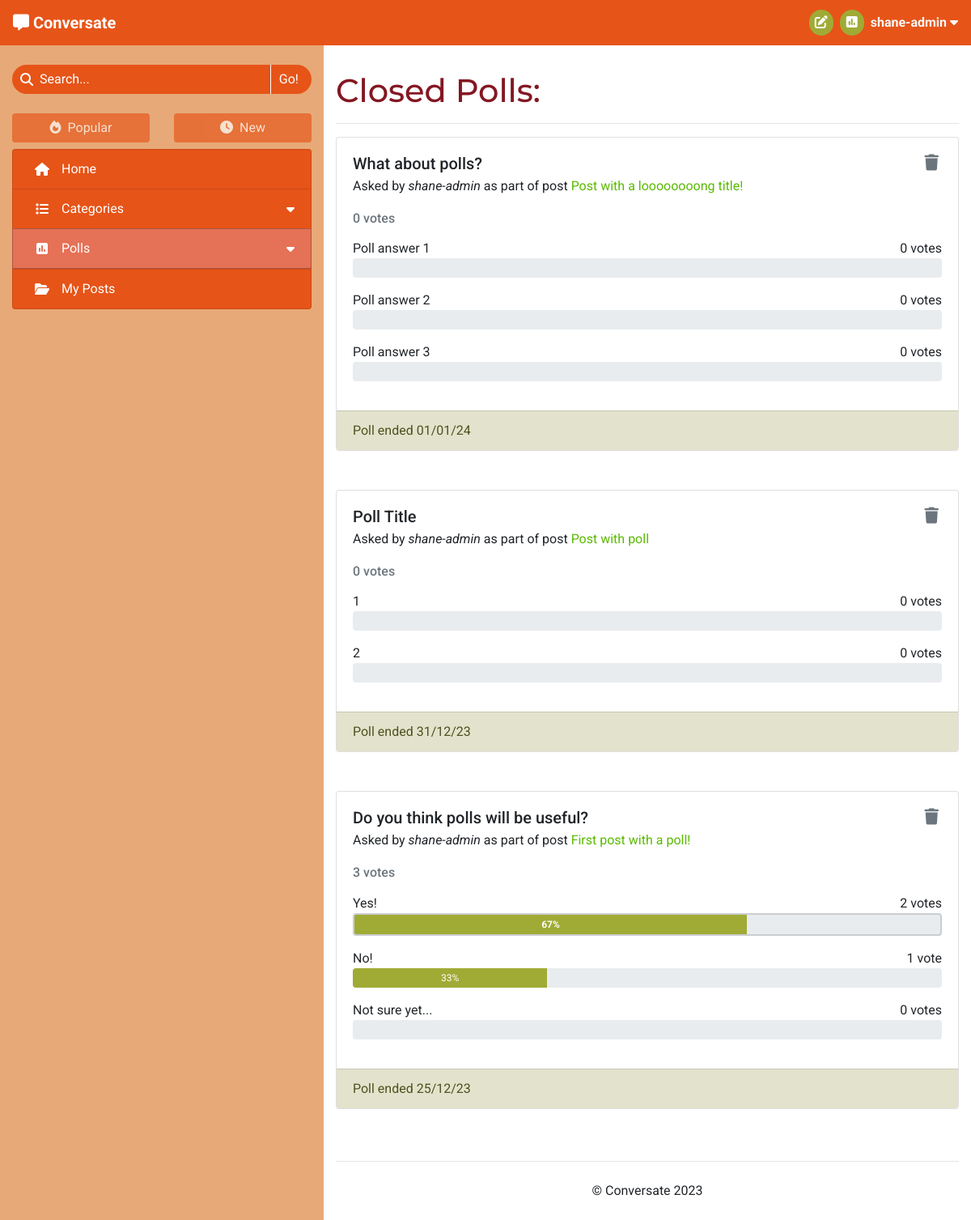
/polls/closed (signed in), run on an earlier commit of the app's database.
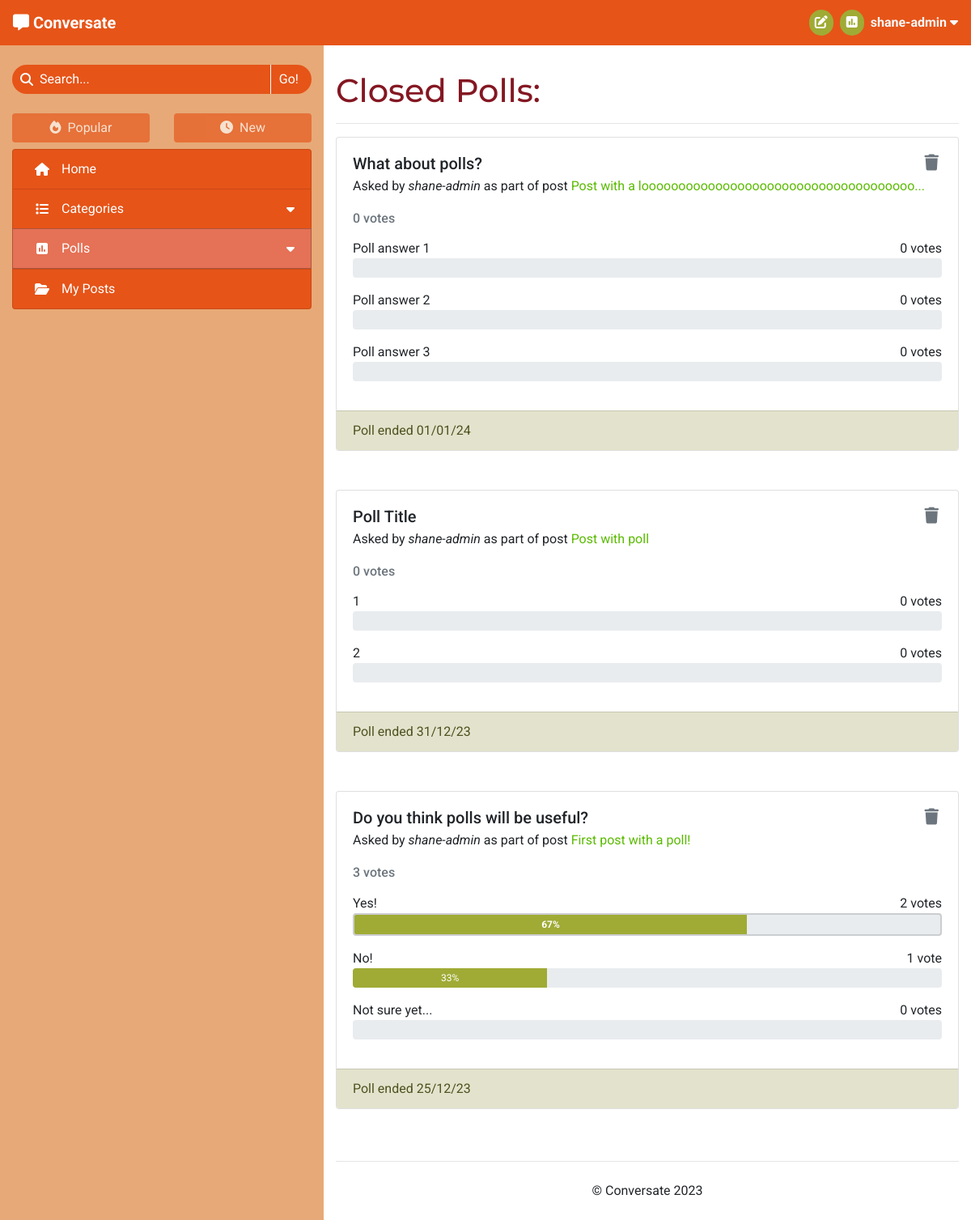
And on a later commit of the database.
### forum/models.py (models this page shows, shortened)
class Poll(models.Model):
    title = models.CharField(max_length=200)
    asked_by = models.ForeignKey(User, on_delete=models.CASCADE)
    due_date = models.DateTimeField()
    post = models.OneToOneField(Post, on_delete=models.CASCADE,
                                related_name='poll', blank=True, null=True)
    class Meta:
        ordering = ['-due_date']
    def number_of_votes(self):
        total_votes = 0
        for answer in self.answers.all():
            total_votes += answer.number_of_votes()
        return total_votes
    def has_expired(self):
        current_time = datetime.now().timestamp()
        end_time = self.due_date.timestamp()
        return current_time > end_time

class Post(models.Model):
    title = models.CharField(max_length=100)
    slug = models.SlugField(max_length=100, unique=True)
    category = models.ForeignKey(Category, on_delete=models.CASCADE,
                                 related_name='tagged_posts')
    image = CloudinaryField('image', blank=True)
    image_position = models.IntegerField(blank=True, null=True)
    posted_by = models.ForeignKey(User, on_delete=models.CASCADE,
                                  related_name='added_posts')
    posted_on = models.DateTimeField(auto_now_add=True)
    content = models.TextField()
    tags = models.CharField(max_length=200, blank=True)
    edited = models.BooleanField(default=False)
    likes = models.ManyToManyField(User, related_name='post_likes', blank=True)
    class Meta:
        ordering = ['-posted_on']
    def title_preview(self):
        if len(self.title) > 50:
            return f'{self.title[:50]}...'
        return self.title

### forum/views.py (the view)
# urls.py: path('polls/<str:poll_type>', views.BrowsePolls.as_view(),
class BrowsePolls(View):
    def get(self, request, poll_type):
        if not request.user.is_authenticated:
            return redirect('/accounts/login')
        poll_type = poll_type.capitalize()
        polls = None
        if poll_type == 'Open':
            polls = Poll.objects.filter(due_date__gt=datetime.now()) \
                        .order_by('due_date')
        elif poll_type == 'Closed':
            polls = Poll.objects.exclude(due_date__gt=datetime.now())
        else:
            polls = Poll.objects.filter(asked_by=request.user)
            poll_type = 'Your'
        context = get_poll_list_context(request, polls)
        context['heading'] = f"{poll_type} Polls"
        context['selected_tab'] = f'Polls/{poll_type}'
        return render(
            request,
            'poll_list.html',
            context,
        )

### forum/core/categories.py (called while the page is built)
def get_top_categories(limit=CATEGORY_COLLAPSIBLE_LIMIT):
    categories = list(Category.objects
                      .annotate(num_posts=Count('tagged_posts'))
                      .filter(num_posts__gt=0)
                      .order_by('-num_posts'))
    num_categories = len(categories)
    category_none = Category.objects.get(slug='none')
    if category_none in categories:
        categories.remove(category_none)
    return {
        'num_categories': num_categories,
        'top_categories': categories[:limit],
        'has_more_categories': (len(categories) > limit)
    }

### forum/core/content.py (called while the page is built)
def get_base_context(request):
    context = get_top_categories()
    context['disable_sort'] = True
    return context

def get_poll_list_context(request, poll_list):
    context = get_base_context(request)
    context['item_list'] = poll_list
    context.update(get_paginated_items(request, poll_list, POLLS_PER_PAGE))
    return context

### forum/models.py (called while the page is built)
    def number_of_posts(self):
        return self.tagged_posts.count()

    def number_of_votes(self):
        return self.votes.count()

### templates/poll_list.html (shortened to what this page needs)
{% extends "base.html" %}
{% load template_tags %}
{% block content %}
<h1>{{ heading }}:</h1>
<hr>
{% if item_list %}
    {% for poll in item_list %}
        <div class="card mb-5">
            <div class="card-body">
                <div class="d-flex justify-content-between mb-2">
                    <h5 class="card-title mb-0">{{ poll.title }}</h5>
                    {% if poll.asked_by == user %}
                        <button class="button-no-style px-1 trigger-delete-poll" type="button"
                            data-url="{% url 'delete_poll' poll.id request.path %}">
                            <h5 class="fa-solid fa-trash mb-0 text-muted"></h5>
                        </button>
                    {% endif %}
                </div>
                <div class="card-subtitle mb-4">Asked by <em>{{ poll.asked_by }}</em>
                    {% if poll.post %}as part of post
                        <a href="{% url 'view_post' poll.post.slug %}">{{ poll.post.title_preview }}</a>
                    {% endif %}
                </div>
                {% poll_status poll.id request.user.id as p_status %}
                {% if p_status == 0 and poll.asked_by != user %}
                    <form method="POST" class="mt-2" action="{% url 'vote_poll' poll.id request.path %}">
                        {% csrf_token %}
                        <ul class="list-group">
                            {% for answer in poll.answers.all %}
                                <li class="list-group-item">
                                    <div class="form-check">
                                        <input class="form-check-input" type="radio" name="poll-vote" id="answer-{{ answer.position }}"
                                            value="{{ answer.position }}" required>
                                        <label class="form-check-label" for="answer-{{ answer.position }}">
                                            {{ answer.body }}
                                        </label>
                                    </div>
                                </li>
                            {% endfor %}
                        </ul>
                        <div class="mt-3">
                            <input type="submit" class="btn" value="Vote">
                            <input type="reset" class="btn" value="Clear">
                        </div>
                    </form>
                {% else %}
                    <h6 class="card-subtitle text-muted mb-3">
                        {% with poll.number_of_votes as vote_num %}
                            <span>{{ vote_num }} vote{% if vote_num != 1 %}s{% endif %}</span>
                        {% endwith %}
                    </h6>
                    {% for answer in poll.answers.all %}
                        <div class="d-flex justify-content-between">
                            <span>{{ answer.body }}</span>
                            {% with answer.number_of_votes as vote_num %}
                                <span>{{ vote_num }} vote{% if vote_num != 1 %}s{% endif %}</span>
                            {% endwith %}
                        </div>
                        <div class="progress mb-3{% if p_status == answer.position %} answer-chosen{% endif %}">
                            {% with answer.vote_percentage as votes %}
                                <div class="progress-bar poll-result" role="progressbar" style="width: 0%;" aria-valuenow="{{ votes }}"
                                    aria-valuemin="0" aria-valuemax="100" data-animation="on">{{ votes }}%</div>
                            {% endwith %}
                        </div>
                    {% endfor %}
                {% endif %}
            </div>
            <div class="card-footer card-faded">
                {% with poll.due_date|date:"d/m/y" as end_date %}
                {% if poll.has_expired %}Poll ended {{ end_date }}
                {% else %}Poll ends on {{ end_date }}
                {% endif %}
                {% endwith %}
            </div>
        </div>
    {% endfor %}
{% endif %}
{% endblock content %}

What changed in the data, as far as the page shows it:
changed through a linked row, Poll "What about polls?": post.title_preview "Post with a loooooooong title!" → "Post with a looooooooooooooooooooooooooooooooooooo..."
